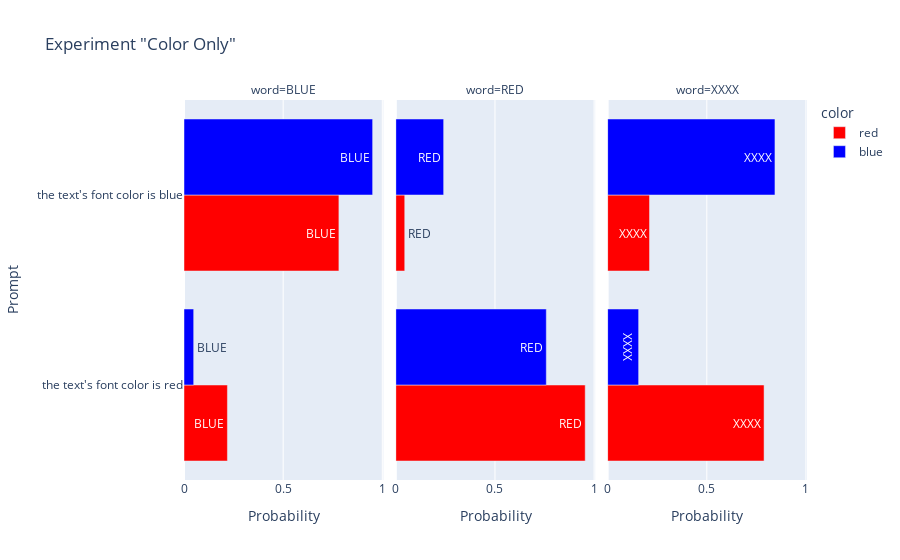
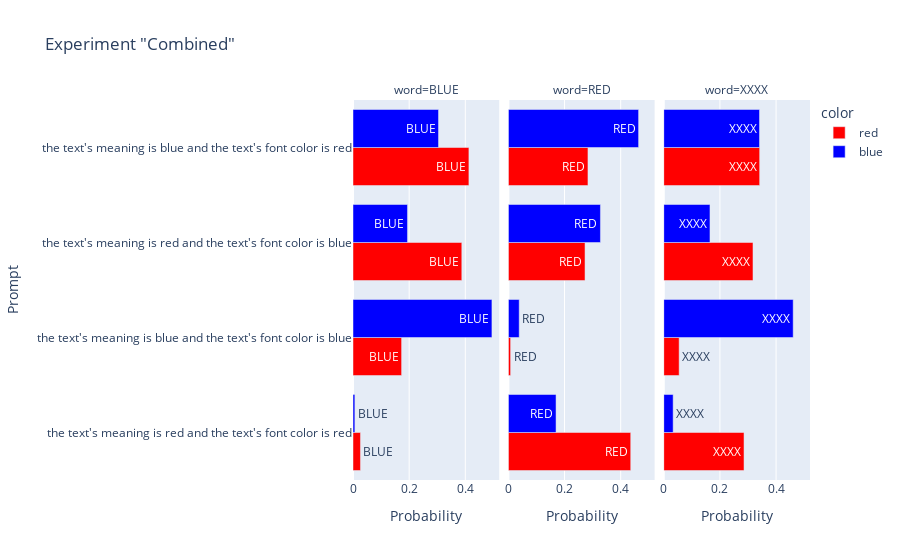
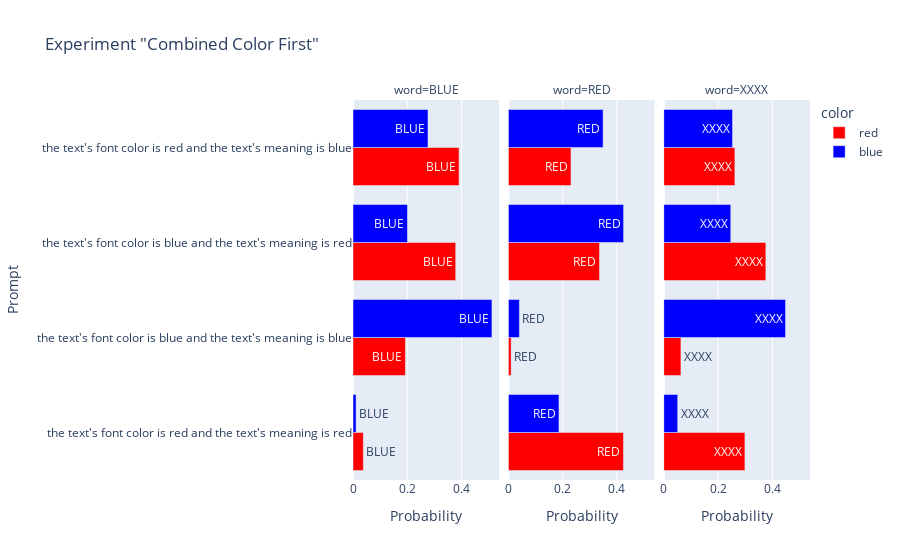
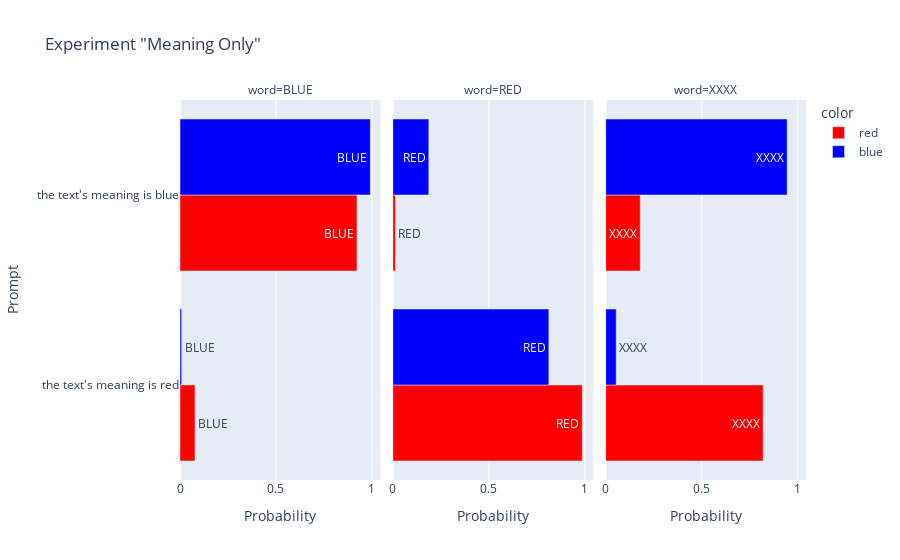

The notebook cell these images were saved under, in order:
### Code cell
class_names = df["class_name"].unique()
for class_set, class_set_df in df.groupby("class_set", ):
    fig = px.bar(
        class_set_df,
        x="probability",
        y="class_name",
        color="color",
        facet_col="word",
        text="word",
        color_discrete_map={"blue": "blue", "red": "red"},
        hover_data=df.columns.tolist(),
        labels={"probability": "Probability", "class_set": "Experiment Condition", 'class_name': 'Prompt'},
        barmode="group",
        category_orders={"class_name": class_names},
        title=f'Experiment "{class_set.replace('_', ' ').title()}"',
        orientation="h",
        #range_x=[0, 1],
    )
    # update x-range to be 0-1
    #fig.update_xaxes(range=[0, 1])
    fig.show()

# # remove facets = in the titles

# # the the x-axis does not need to be the same
# fig.update_xaxes(matches=None)
# for col in range(1, 4):
#     for row in range(2, 4):
#         fig.update_xaxes(matches=f"x{col}", row=row, col=col)  # x1 matches x2
# fig.update_layout(height=800, width=1200, title_text="CLIP Stroop Test")
# fig.show()
# import plotly.io as pio

# pio.kaleido.scope.mathjax = None
# fig.write_image("clip_stroop_test.pdf")

### Figure 1 — Plotly figure (JSON) as saved in the notebook; plotly's stock layout.template omitted (floating-point values rounded to 4 significant figures)
{"data": [{"alignmentgroup": "True", "customdata": [["BLUE", "red", "color_only", "incongruent"], ["BLUE", "red", "color_only", "incongruent"]], "hovertemplate": "color=%{customdata[1]}<br>word=%{customdata[0]}<br>Probability=%{x}<br>Prompt=%{y}<br>Experiment Condition=%{customdata[2]}<br>condition=%{customdata[3]}<extra></extra>", "legendgroup": "red", "marker": {"color": "red", "pattern": {"shape": ""}}, "name": "red", "offsetgroup": "red", "orientation": "h", "showlegend": true, "text": ["BLUE", "BLUE"], "textposition": "auto", "type": "bar", "x": [0.7811, 0.2189], "xaxis": "x", "y": ["the text's font color is blue", "the text's font color is red"], "yaxis": "y"}, {"alignmentgroup": "True", "customdata": [["RED", "red", "color_only", "congruent"], ["RED", "red", "color_only", "congruent"]], "hovertemplate": "color=%{customdata[1]}<br>word=%{customdata[0]}<br>Probability=%{x}<br>Prompt=%{y}<br>Experiment Condition=%{customdata[2]}<br>condition=%{customdata[3]}<extra></extra>", "legendgroup": "red", "marker": {"color": "red", "pattern": {"shape": ""}}, "name": "red", "offsetgroup": "red", "orientation": "h", "showlegend": false, "text": ["RED", "RED"], "textposition": "auto", "type": "bar", "x": [0.955, 0.04499], "xaxis": "x2", "y": ["the text's font color is red", "the text's font color is blue"], "yaxis": "y2"}, {"alignmentgroup": "True", "customdata": [["XXXX", "red", "color_only", "neutral"], ["XXXX", "red", "color_only", "neutral"]], "hovertemplate": "color=%{customdata[1]}<br>word=%{customdata[0]}<br>Probability=%{x}<br>Prompt=%{y}<br>Experiment Condition=%{customdata[2]}<br>condition=%{customdata[3]}<extra></extra>", "legendgroup": "red", "marker": {"color": "red", "pattern": {"shape": ""}}, "name": "red", "offsetgroup": "red", "orientation": "h", "showlegend": false, "text": ["XXXX", "XXXX"], "textposition": "auto", "type": "bar", "x": [0.7888, 0.2112], "xaxis": "x3", "y": ["the text's font color is red", "the text's font color is blue"], "yaxis": "y3"}, {"alignmentgroup": "True", "customdata": [["BLUE", "blue", "color_only", "congruent"], ["BLUE", "blue", "color_only", "congruent"]], "hovertemplate": "color=%{customdata[1]}<br>word=%{customdata[0]}<br>Probability=%{x}<br>Prompt=%{y}<br>Experiment Condition=%{customdata[2]}<br>condition=%{customdata[3]}<extra></extra>", "legendgroup": "blue", "marker": {"color": "blue", "pattern": {"shape": ""}}, "name": "blue", "offsetgroup": "blue", "orientation": "h", "showlegend": true, "text": ["BLUE", "BLUE"], "textposition": "auto", "type": "bar", "x": [0.9512, 0.04883], "xaxis": "x", "y": ["the text's font color is blue", "the text's font color is red"], "yaxis": "y"}, {"alignmentgroup": "True", "customdata": [["RED", "blue", "color_only", "incongruent"], ["RED", "blue", "color_only", "incongruent"]], "hovertemplate": "color=%{customdata[1]}<br>word=%{customdata[0]}<br>Probability=%{x}<br>Prompt=%{y}<br>Experiment Condition=%{customdata[2]}<br>condition=%{customdata[3]}<extra></extra>", "legendgroup": "blue", "marker": {"color": "blue", "pattern": {"shape": ""}}, "name": "blue", "offsetgroup": "blue", "orientation": "h", "showlegend": false, "text": ["RED", "RED"], "textposition": "auto", "type": "bar", "x": [0.7588, 0.2412], "xaxis": "x2", "y": ["the text's font color is red", "the text's font color is blue"], "yaxis": "y2"}, {"alignmentgroup": "True", "customdata": [["XXXX", "blue", "color_only", "neutral"], ["XXXX", "blue", "color_only", "neutral"]], "hovertemplate": "color=%{customdata[1]}<br>word=%{customdata[0]}<br>Probability=%{x}<br>Prompt=%{y}<br>Experiment Condition=%{customdata[2]}<br>condition=%{customdata[3]}<extra></extra>", "legendgroup": "blue", "marker": {"color": "blue", "pattern": {"shape": ""}}, "name": "blue", "offsetgroup": "blue", "orientation": "h", "showlegend": false, "text": ["XXXX", "XXXX"], "textposition": "auto", "type": "bar", "x": [0.8437, 0.1563], "xaxis": "x3", "y": ["the text's font color is blue", "the text's font color is red"], "yaxis": "y3"}], "layout": {"annotations": [{"font": {}, "showarrow": false, "text": "word=BLUE", "x": 0.16, "xanchor": "center", "xref": "paper", "y": 1, "yanchor": "bottom", "yref": "paper"}, {"font": {}, "showarrow": false, "text": "word=RED", "x": 0.5, "xanchor": "center", "xref": "paper", "y": 1, "yanchor": "bottom", "yref": "paper"}, {"font": {}, "showarrow": false, "text": "word=XXXX", "x": 0.84, "xanchor": "center", "xref": "paper", "y": 1, "yanchor": "bottom", "yref": "paper"}], "barmode": "group", "legend": {"title": {"text": "color"}, "tracegroupgap": 0}, "title": {"text": "Experiment \"Color Only\""}, "xaxis": {"anchor": "y", "domain": [0, 0.32], "title": {"text": "Probability"}}, "xaxis2": {"anchor": "y2", "domain": [0.34, 0.66], "matches": "x", "title": {"text": "Probability"}}, "xaxis3": {"anchor": "y3", "domain": [0.68, 1.0], "matches": "x", "title": {"text": "Probability"}}, "yaxis": {"anchor": "x", "categoryarray": ["the text's font color is red and the text's meaning is red", "the text's font color is blue and the text's meaning is blue", "the text's font color is blue and the text's meaning is red", "the text's font color is red and the text's meaning is blue", "the text's meaning is red and the text's font color is red", "the text's meaning is blue and the text's font color is blue", "the text's meaning is red and the text's font color is blue", "the text's meaning is blue and the text's font color is red", "the text's font color is red", "the text's font color is blue", "the text's meaning is red", "the text's meaning is blue"], "categoryorder": "array", "domain": [0, 1], "title": {"text": "Prompt"}}, "yaxis2": {"anchor": "x2", "domain": [0, 1], "matches": "y", "showticklabels": false}, "yaxis3": {"anchor": "x3", "domain": [0, 1], "matches": "y", "showticklabels": false}}}

### Figure 2 — Plotly figure (JSON) as saved in the notebook; plotly's stock layout.template omitted (floating-point values rounded to 4 significant figures)
{"data": [{"alignmentgroup": "True", "customdata": [["BLUE", "red", "combined", "incongruent"], ["BLUE", "red", "combined", "incongruent"], ["BLUE", "red", "combined", "incongruent"], ["BLUE", "red", "combined", "incongruent"]], "hovertemplate": "color=%{customdata[1]}<br>word=%{customdata[0]}<br>Probability=%{x}<br>Prompt=%{y}<br>Experiment Condition=%{customdata[2]}<br>condition=%{customdata[3]}<extra></extra>", "legendgroup": "red", "marker": {"color": "red", "pattern": {"shape": ""}}, "name": "red", "offsetgroup": "red", "orientation": "h", "showlegend": true, "text": ["BLUE", "BLUE", "BLUE", "BLUE"], "textposition": "auto", "type": "bar", "x": [0.4128, 0.3875, 0.1731, 0.02659], "xaxis": "x", "y": ["the text's meaning is blue and the text's font color is red", "the text's meaning is red and the text's font color is blue", "the text's meaning is blue and the text's font color is blue", "the text's meaning is red and the text's font color is red"], "yaxis": "y"}, {"alignmentgroup": "True", "customdata": [["RED", "red", "combined", "congruent"], ["RED", "red", "combined", "congruent"], ["RED", "red", "combined", "congruent"], ["RED", "red", "combined", "congruent"]], "hovertemplate": "color=%{customdata[1]}<br>word=%{customdata[0]}<br>Probability=%{x}<br>Prompt=%{y}<br>Experiment Condition=%{customdata[2]}<br>condition=%{customdata[3]}<extra></extra>", "legendgroup": "red", "marker": {"color": "red", "pattern": {"shape": ""}}, "name": "red", "offsetgroup": "red", "orientation": "h", "showlegend": false, "text": ["RED", "RED", "RED", "RED"], "textposition": "auto", "type": "bar", "x": [0.4357, 0.2834, 0.273, 0.007902], "xaxis": "x2", "y": ["the text's meaning is red and the text's font color is red", "the text's meaning is blue and the text's font color is red", "the text's meaning is red and the text's font color is blue", "the text's meaning is blue and the text's font color is blue"], "yaxis": "y2"}, {"alignmentgroup": "True", "customdata": [["XXXX", "red", "combined", "neutral"], ["XXXX", "red", "combined", "neutral"], ["XXXX", "red", "combined", "neutral"], ["XXXX", "red", "combined", "neutral"]], "hovertemplate": "color=%{customdata[1]}<br>word=%{customdata[0]}<br>Probability=%{x}<br>Prompt=%{y}<br>Experiment Condition=%{customdata[2]}<br>condition=%{customdata[3]}<extra></extra>", "legendgroup": "red", "marker": {"color": "red", "pattern": {"shape": ""}}, "name": "red", "offsetgroup": "red", "orientation": "h", "showlegend": false, "text": ["XXXX", "XXXX", "XXXX", "XXXX"], "textposition": "auto", "type": "bar", "x": [0.3415, 0.3178, 0.2859, 0.05481], "xaxis": "x3", "y": ["the text's meaning is blue and the text's font color is red", "the text's meaning is red and the text's font color is blue", "the text's meaning is red and the text's font color is red", "the text's meaning is blue and the text's font color is blue"], "yaxis": "y3"}, {"alignmentgroup": "True", "customdata": [["BLUE", "blue", "combined", "congruent"], ["BLUE", "blue", "combined", "congruent"], ["BLUE", "blue", "combined", "congruent"], ["BLUE", "blue", "combined", "congruent"]], "hovertemplate": "color=%{customdata[1]}<br>word=%{customdata[0]}<br>Probability=%{x}<br>Prompt=%{y}<br>Experiment Condition=%{customdata[2]}<br>condition=%{customdata[3]}<extra></extra>", "legendgroup": "blue", "marker": {"color": "blue", "pattern": {"shape": ""}}, "name": "blue", "offsetgroup": "blue", "orientation": "h", "showlegend": true, "text": ["BLUE", "BLUE", "BLUE", "BLUE"], "textposition": "auto", "type": "bar", "x": [0.4948, 0.3046, 0.194, 0.00664], "xaxis": "x", "y": ["the text's meaning is blue and the text's font color is blue", "the text's meaning is blue and the text's font color is red", "the text's meaning is red and the text's font color is blue", "the text's meaning is red and the text's font color is red"], "yaxis": "y"}, {"alignmentgroup": "True", "customdata": [["RED", "blue", "combined", "incongruent"], ["RED", "blue", "combined", "incongruent"], ["RED", "blue", "combined", "incongruent"], ["RED", "blue", "combined", "incongruent"]], "hovertemplate": "color=%{customdata[1]}<br>word=%{customdata[0]}<br>Probability=%{x}<br>Prompt=%{y}<br>Experiment Condition=%{customdata[2]}<br>condition=%{customdata[3]}<extra></extra>", "legendgroup": "blue", "marker": {"color": "blue", "pattern": {"shape": ""}}, "name": "blue", "offsetgroup": "blue", "orientation": "h", "showlegend": false, "text": ["RED", "RED", "RED", "RED"], "textposition": "auto", "type": "bar", "x": [0.4638, 0.3279, 0.1698, 0.03856], "xaxis": "x2", "y": ["the text's meaning is blue and the text's font color is red", "the text's meaning is red and the text's font color is blue", "the text's meaning is red and the text's font color is red", "the text's meaning is blue and the text's font color is blue"], "yaxis": "y2"}, {"alignmentgroup": "True", "customdata": [["XXXX", "blue", "combined", "neutral"], ["XXXX", "blue", "combined", "neutral"], ["XXXX", "blue", "combined", "neutral"], ["XXXX", "blue", "combined", "neutral"]], "hovertemplate": "color=%{customdata[1]}<br>word=%{customdata[0]}<br>Probability=%{x}<br>Prompt=%{y}<br>Experiment Condition=%{customdata[2]}<br>condition=%{customdata[3]}<extra></extra>", "legendgroup": "blue", "marker": {"color": "blue", "pattern": {"shape": ""}}, "name": "blue", "offsetgroup": "blue", "orientation": "h", "showlegend": false, "text": ["XXXX", "XXXX", "XXXX", "XXXX"], "textposition": "auto", "type": "bar", "x": [0.461, 0.341, 0.1646, 0.03343], "xaxis": "x3", "y": ["the text's meaning is blue and the text's font color is blue", "the text's meaning is blue and the text's font color is red", "the text's meaning is red and the text's font color is blue", "the text's meaning is red and the text's font color is red"], "yaxis": "y3"}], "layout": {"annotations": [{"font": {}, "showarrow": false, "text": "word=BLUE", "x": 0.16, "xanchor": "center", "xref": "paper", "y": 1, "yanchor": "bottom", "yref": "paper"}, {"font": {}, "showarrow": false, "text": "word=RED", "x": 0.5, "xanchor": "center", "xref": "paper", "y": 1, "yanchor": "bottom", "yref": "paper"}, {"font": {}, "showarrow": false, "text": "word=XXXX", "x": 0.84, "xanchor": "center", "xref": "paper", "y": 1, "yanchor": "bottom", "yref": "paper"}], "barmode": "group", "legend": {"title": {"text": "color"}, "tracegroupgap": 0}, "title": {"text": "Experiment \"Combined\""}, "xaxis": {"anchor": "y", "domain": [0, 0.32], "title": {"text": "Probability"}}, "xaxis2": {"anchor": "y2", "domain": [0.34, 0.66], "matches": "x", "title": {"text": "Probability"}}, "xaxis3": {"anchor": "y3", "domain": [0.68, 1.0], "matches": "x", "title": {"text": "Probability"}}, "yaxis": {"anchor": "x", "categoryarray": ["the text's font color is red and the text's meaning is red", "the text's font color is blue and the text's meaning is blue", "the text's font color is blue and the text's meaning is red", "the text's font color is red and the text's meaning is blue", "the text's meaning is red and the text's font color is red", "the text's meaning is blue and the text's font color is blue", "the text's meaning is red and the text's font color is blue", "the text's meaning is blue and the text's font color is red", "the text's font color is red", "the text's font color is blue", "the text's meaning is red", "the text's meaning is blue"], "categoryorder": "array", "domain": [0, 1], "title": {"text": "Prompt"}}, "yaxis2": {"anchor": "x2", "domain": [0, 1], "matches": "y", "showticklabels": false}, "yaxis3": {"anchor": "x3", "domain": [0, 1], "matches": "y", "showticklabels": false}}}

### Figure 3 — Plotly figure (JSON) as saved in the notebook; plotly's stock layout.template omitted (floating-point values rounded to 4 significant figures)
{"data": [{"alignmentgroup": "True", "customdata": [["BLUE", "red", "combined_color_first", "incongruent"], ["BLUE", "red", "combined_color_first", "incongruent"], ["BLUE", "red", "combined_color_first", "incongruent"], ["BLUE", "red", "combined_color_first", "incongruent"]], "hovertemplate": "color=%{customdata[1]}<br>word=%{customdata[0]}<br>Probability=%{x}<br>Prompt=%{y}<br>Experiment Condition=%{customdata[2]}<br>condition=%{customdata[3]}<extra></extra>", "legendgroup": "red", "marker": {"color": "red", "pattern": {"shape": ""}}, "name": "red", "offsetgroup": "red", "orientation": "h", "showlegend": true, "text": ["BLUE", "BLUE", "BLUE", "BLUE"], "textposition": "auto", "type": "bar", "x": [0.3907, 0.3782, 0.1931, 0.03801], "xaxis": "x", "y": ["the text's font color is red and the text's meaning is blue", "the text's font color is blue and the text's meaning is red", "the text's font color is blue and the text's meaning is blue", "the text's font color is red and the text's meaning is red"], "yaxis": "y"}, {"alignmentgroup": "True", "customdata": [["RED", "red", "combined_color_first", "congruent"], ["RED", "red", "combined_color_first", "congruent"], ["RED", "red", "combined_color_first", "congruent"], ["RED", "red", "combined_color_first", "congruent"]], "hovertemplate": "color=%{customdata[1]}<br>word=%{customdata[0]}<br>Probability=%{x}<br>Prompt=%{y}<br>Experiment Condition=%{customdata[2]}<br>condition=%{customdata[3]}<extra></extra>", "legendgroup": "red", "marker": {"color": "red", "pattern": {"shape": ""}}, "name": "red", "offsetgroup": "red", "orientation": "h", "showlegend": false, "text": ["RED", "RED", "RED", "RED"], "textposition": "auto", "type": "bar", "x": [0.4238, 0.3355, 0.2305, 0.0101], "xaxis": "x2", "y": ["the text's font color is red and the text's meaning is red", "the text's font color is blue and the text's meaning is red", "the text's font color is red and the text's meaning is blue", "the text's font color is blue and the text's meaning is blue"], "yaxis": "y2"}, {"alignmentgroup": "True", "customdata": [["XXXX", "red", "combined_color_first", "neutral"], ["XXXX", "red", "combined_color_first", "neutral"], ["XXXX", "red", "combined_color_first", "neutral"], ["XXXX", "red", "combined_color_first", "neutral"]], "hovertemplate": "color=%{customdata[1]}<br>word=%{customdata[0]}<br>Probability=%{x}<br>Prompt=%{y}<br>Experiment Condition=%{customdata[2]}<br>condition=%{customdata[3]}<extra></extra>", "legendgroup": "red", "marker": {"color": "red", "pattern": {"shape": ""}}, "name": "red", "offsetgroup": "red", "orientation": "h", "showlegend": false, "text": ["XXXX", "XXXX", "XXXX", "XXXX"], "textposition": "auto", "type": "bar", "x": [0.376, 0.2988, 0.262, 0.06319], "xaxis": "x3", "y": ["the text's font color is blue and the text's meaning is red", "the text's font color is red and the text's meaning is red", "the text's font color is red and the text's meaning is blue", "the text's font color is blue and the text's meaning is blue"], "yaxis": "y3"}, {"alignmentgroup": "True", "customdata": [["BLUE", "blue", "combined_color_first", "congruent"], ["BLUE", "blue", "combined_color_first", "congruent"], ["BLUE", "blue", "combined_color_first", "congruent"], ["BLUE", "blue", "combined_color_first", "congruent"]], "hovertemplate": "color=%{customdata[1]}<br>word=%{customdata[0]}<br>Probability=%{x}<br>Prompt=%{y}<br>Experiment Condition=%{customdata[2]}<br>condition=%{customdata[3]}<extra></extra>", "legendgroup": "blue", "marker": {"color": "blue", "pattern": {"shape": ""}}, "name": "blue", "offsetgroup": "blue", "orientation": "h", "showlegend": true, "text": ["BLUE", "BLUE", "BLUE", "BLUE"], "textposition": "auto", "type": "bar", "x": [0.5117, 0.2762, 0.2007, 0.01137], "xaxis": "x", "y": ["the text's font color is blue and the text's meaning is blue", "the text's font color is red and the text's meaning is blue", "the text's font color is blue and the text's meaning is red", "the text's font color is red and the text's meaning is red"], "yaxis": "y"}, {"alignmentgroup": "True", "customdata": [["RED", "blue", "combined_color_first", "incongruent"], ["RED", "blue", "combined_color_first", "incongruent"], ["RED", "blue", "combined_color_first", "incongruent"], ["RED", "blue", "combined_color_first", "incongruent"]], "hovertemplate": "color=%{customdata[1]}<br>word=%{customdata[0]}<br>Probability=%{x}<br>Prompt=%{y}<br>Experiment Condition=%{customdata[2]}<br>condition=%{customdata[3]}<extra></extra>", "legendgroup": "blue", "marker": {"color": "blue", "pattern": {"shape": ""}}, "name": "blue", "offsetgroup": "blue", "orientation": "h", "showlegend": false, "text": ["RED", "RED", "RED", "RED"], "textposition": "auto", "type": "bar", "x": [0.4244, 0.3488, 0.1863, 0.0405], "xaxis": "x2", "y": ["the text's font color is blue and the text's meaning is red", "the text's font color is red and the text's meaning is blue", "the text's font color is red and the text's meaning is red", "the text's font color is blue and the text's meaning is blue"], "yaxis": "y2"}, {"alignmentgroup": "True", "customdata": [["XXXX", "blue", "combined_color_first", "neutral"], ["XXXX", "blue", "combined_color_first", "neutral"], ["XXXX", "blue", "combined_color_first", "neutral"], ["XXXX", "blue", "combined_color_first", "neutral"]], "hovertemplate": "color=%{customdata[1]}<br>word=%{customdata[0]}<br>Probability=%{x}<br>Prompt=%{y}<br>Experiment Condition=%{customdata[2]}<br>condition=%{customdata[3]}<extra></extra>", "legendgroup": "blue", "marker": {"color": "blue", "pattern": {"shape": ""}}, "name": "blue", "offsetgroup": "blue", "orientation": "h", "showlegend": false, "text": ["XXXX", "XXXX", "XXXX", "XXXX"], "textposition": "auto", "type": "bar", "x": [0.4485, 0.2533, 0.2468, 0.05142], "xaxis": "x3", "y": ["the text's font color is blue and the text's meaning is blue", "the text's font color is red and the text's meaning is blue", "the text's font color is blue and the text's meaning is red", "the text's font color is red and the text's meaning is red"], "yaxis": "y3"}], "layout": {"annotations": [{"font": {}, "showarrow": false, "text": "word=BLUE", "x": 0.16, "xanchor": "center", "xref": "paper", "y": 1, "yanchor": "bottom", "yref": "paper"}, {"font": {}, "showarrow": false, "text": "word=RED", "x": 0.5, "xanchor": "center", "xref": "paper", "y": 1, "yanchor": "bottom", "yref": "paper"}, {"font": {}, "showarrow": false, "text": "word=XXXX", "x": 0.84, "xanchor": "center", "xref": "paper", "y": 1, "yanchor": "bottom", "yref": "paper"}], "barmode": "group", "legend": {"title": {"text": "color"}, "tracegroupgap": 0}, "title": {"text": "Experiment \"Combined Color First\""}, "xaxis": {"anchor": "y", "domain": [0, 0.32], "title": {"text": "Probability"}}, "xaxis2": {"anchor": "y2", "domain": [0.34, 0.66], "matches": "x", "title": {"text": "Probability"}}, "xaxis3": {"anchor": "y3", "domain": [0.68, 1.0], "matches": "x", "title": {"text": "Probability"}}, "yaxis": {"anchor": "x", "categoryarray": ["the text's font color is red and the text's meaning is red", "the text's font color is blue and the text's meaning is blue", "the text's font color is blue and the text's meaning is red", "the text's font color is red and the text's meaning is blue", "the text's meaning is red and the text's font color is red", "the text's meaning is blue and the text's font color is blue", "the text's meaning is red and the text's font color is blue", "the text's meaning is blue and the text's font color is red", "the text's font color is red", "the text's font color is blue", "the text's meaning is red", "the text's meaning is blue"], "categoryorder": "array", "domain": [0, 1], "title": {"text": "Prompt"}}, "yaxis2": {"anchor": "x2", "domain": [0, 1], "matches": "y", "showticklabels": false}, "yaxis3": {"anchor": "x3", "domain": [0, 1], "matches": "y", "showticklabels": false}}}

### Figure 4 — Plotly figure (JSON) as saved in the notebook; plotly's stock layout.template omitted (floating-point values rounded to 4 significant figures)
{"data": [{"alignmentgroup": "True", "customdata": [["BLUE", "red", "meaning_only", "incongruent"], ["BLUE", "red", "meaning_only", "incongruent"]], "hovertemplate": "color=%{customdata[1]}<br>word=%{customdata[0]}<br>Probability=%{x}<br>Prompt=%{y}<br>Experiment Condition=%{customdata[2]}<br>condition=%{customdata[3]}<extra></extra>", "legendgroup": "red", "marker": {"color": "red", "pattern": {"shape": ""}}, "name": "red", "offsetgroup": "red", "orientation": "h", "showlegend": true, "text": ["BLUE", "BLUE"], "textposition": "auto", "type": "bar", "x": [0.9219, 0.07809], "xaxis": "x", "y": ["the text's meaning is blue", "the text's meaning is red"], "yaxis": "y"}, {"alignmentgroup": "True", "customdata": [["RED", "red", "meaning_only", "congruent"], ["RED", "red", "meaning_only", "congruent"]], "hovertemplate": "color=%{customdata[1]}<br>word=%{customdata[0]}<br>Probability=%{x}<br>Prompt=%{y}<br>Experiment Condition=%{customdata[2]}<br>condition=%{customdata[3]}<extra></extra>", "legendgroup": "red", "marker": {"color": "red", "pattern": {"shape": ""}}, "name": "red", "offsetgroup": "red", "orientation": "h", "showlegend": false, "text": ["RED", "RED"], "textposition": "auto", "type": "bar", "x": [0.9868, 0.01322], "xaxis": "x2", "y": ["the text's meaning is red", "the text's meaning is blue"], "yaxis": "y2"}, {"alignmentgroup": "True", "customdata": [["XXXX", "red", "meaning_only", "neutral"], ["XXXX", "red", "meaning_only", "neutral"]], "hovertemplate": "color=%{customdata[1]}<br>word=%{customdata[0]}<br>Probability=%{x}<br>Prompt=%{y}<br>Experiment Condition=%{customdata[2]}<br>condition=%{customdata[3]}<extra></extra>", "legendgroup": "red", "marker": {"color": "red", "pattern": {"shape": ""}}, "name": "red", "offsetgroup": "red", "orientation": "h", "showlegend": false, "text": ["XXXX", "XXXX"], "textposition": "auto", "type": "bar", "x": [0.82, 0.18], "xaxis": "x3", "y": ["the text's meaning is red", "the text's meaning is blue"], "yaxis": "y3"}, {"alignmentgroup": "True", "customdata": [["BLUE", "blue", "meaning_only", "congruent"], ["BLUE", "blue", "meaning_only", "congruent"]], "hovertemplate": "color=%{customdata[1]}<br>word=%{customdata[0]}<br>Probability=%{x}<br>Prompt=%{y}<br>Experiment Condition=%{customdata[2]}<br>condition=%{customdata[3]}<extra></extra>", "legendgroup": "blue", "marker": {"color": "blue", "pattern": {"shape": ""}}, "name": "blue", "offsetgroup": "blue", "orientation": "h", "showlegend": true, "text": ["BLUE", "BLUE"], "textposition": "auto", "type": "bar", "x": [0.9913, 0.008671], "xaxis": "x", "y": ["the text's meaning is blue", "the text's meaning is red"], "yaxis": "y"}, {"alignmentgroup": "True", "customdata": [["RED", "blue", "meaning_only", "incongruent"], ["RED", "blue", "meaning_only", "incongruent"]], "hovertemplate": "color=%{customdata[1]}<br>word=%{customdata[0]}<br>Probability=%{x}<br>Prompt=%{y}<br>Experiment Condition=%{customdata[2]}<br>condition=%{customdata[3]}<extra></extra>", "legendgroup": "blue", "marker": {"color": "blue", "pattern": {"shape": ""}}, "name": "blue", "offsetgroup": "blue", "orientation": "h", "showlegend": false, "text": ["RED", "RED"], "textposition": "auto", "type": "bar", "x": [0.8127, 0.1873], "xaxis": "x2", "y": ["the text's meaning is red", "the text's meaning is blue"], "yaxis": "y2"}, {"alignmentgroup": "True", "customdata": [["XXXX", "blue", "meaning_only", "neutral"], ["XXXX", "blue", "meaning_only", "neutral"]], "hovertemplate": "color=%{customdata[1]}<br>word=%{customdata[0]}<br>Probability=%{x}<br>Prompt=%{y}<br>Experiment Condition=%{customdata[2]}<br>condition=%{customdata[3]}<extra></extra>", "legendgroup": "blue", "marker": {"color": "blue", "pattern": {"shape": ""}}, "name": "blue", "offsetgroup": "blue", "orientation": "h", "showlegend": false, "text": ["XXXX", "XXXX"], "textposition": "auto", "type": "bar", "x": [0.9453, 0.05469], "xaxis": "x3", "y": ["the text's meaning is blue", "the text's meaning is red"], "yaxis": "y3"}], "layout": {"annotations": [{"font": {}, "showarrow": false, "text": "word=BLUE", "x": 0.16, "xanchor": "center", "xref": "paper", "y": 1, "yanchor": "bottom", "yref": "paper"}, {"font": {}, "showarrow": false, "text": "word=RED", "x": 0.5, "xanchor": "center", "xref": "paper", "y": 1, "yanchor": "bottom", "yref": "paper"}, {"font": {}, "showarrow": false, "text": "word=XXXX", "x": 0.84, "xanchor": "center", "xref": "paper", "y": 1, "yanchor": "bottom", "yref": "paper"}], "barmode": "group", "legend": {"title": {"text": "color"}, "tracegroupgap": 0}, "title": {"text": "Experiment \"Meaning Only\""}, "xaxis": {"anchor": "y", "domain": [0, 0.32], "title": {"text": "Probability"}}, "xaxis2": {"anchor": "y2", "domain": [0.34, 0.66], "matches": "x", "title": {"text": "Probability"}}, "xaxis3": {"anchor": "y3", "domain": [0.68, 1.0], "matches": "x", "title": {"text": "Probability"}}, "yaxis": {"anchor": "x", "categoryarray": ["the text's font color is red and the text's meaning is red", "the text's font color is blue and the text's meaning is blue", "the text's font color is blue and the text's meaning is red", "the text's font color is red and the text's meaning is blue", "the text's meaning is red and the text's font color is red", "the text's meaning is blue and the text's font color is blue", "the text's meaning is red and the text's font color is blue", "the text's meaning is blue and the text's font color is red", "the text's font color is red", "the text's font color is blue", "the text's meaning is red", "the text's meaning is blue"], "categoryorder": "array", "domain": [0, 1], "title": {"text": "Prompt"}}, "yaxis2": {"anchor": "x2", "domain": [0, 1], "matches": "y", "showticklabels": false}, "yaxis3": {"anchor": "x3", "domain": [0, 1], "matches": "y", "showticklabels": false}}}
